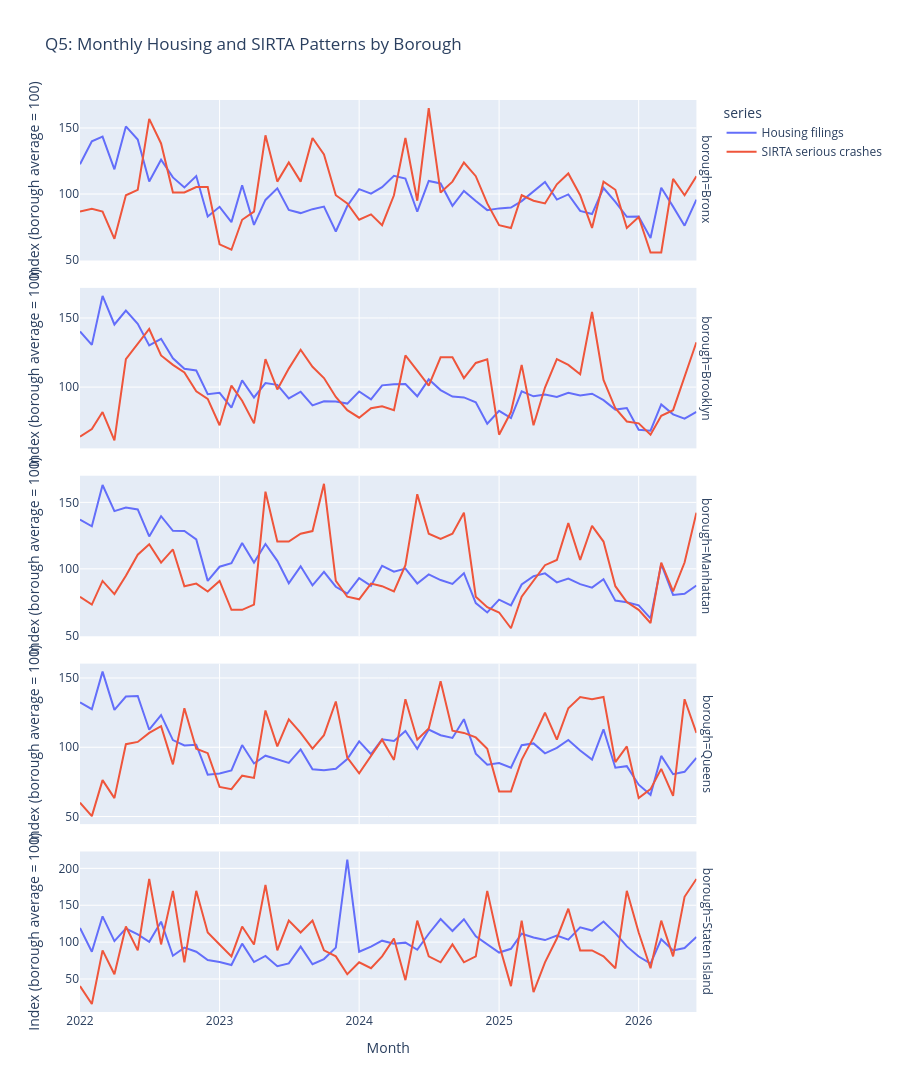
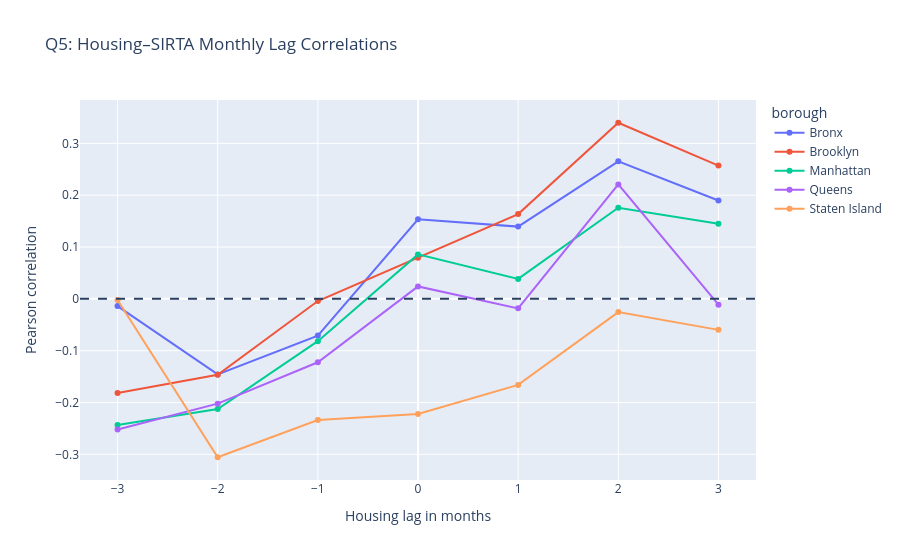

The code cell stored with these charts, in order, in its notebook:
### Markdown cell above
### Q5 (M3)

**Question:** Do housing filings and SIRTA transportation safety records show similar monthly patterns across NYC boroughs?

**Planned chart:** Monthly line charts comparing Housing filings and SIRTA serious crash counts for each borough, accompanied by a lag-correlation chart examining shifts from three months before to three months after.

**Why this chart answers the question:** Q5 examines whether housing filing activity and serious transportation crashes follow similar patterns over time. The first chart shows both datasets month by month for each NYC borough, making it possible to identify increases, decreases, seasonal patterns and periods when the two series move together or differently. Because the number of housing filings and crashes differs substantially, each series is normalized to its own average within each borough for visual comparison. The second chart calculates correlations across lags of -3 to +3 months to examine whether changes in one series tend to appear earlier or later than changes in the other. Together, the charts help identify possible temporal associations rather than relying only on annual totals.

**Result and interpretation:** Housing filings and serious crashes do not show a strong, consistent monthly relationship across the five boroughs. Same-month correlations are weak in the Bronx (0.154), Brooklyn (0.079), Manhattan (0.086) and Queens (0.024), while Staten Island shows a weak negative relationship (-0.222). The strongest positive lagged relationships occur when housing filings lead crash counts by two months in Brooklyn (0.340) and the Bronx (0.265). Manhattan (-0.243) and Queens (-0.252) show their strongest absolute correlations at a lag of -3 months, while Staten Island (-0.306) is strongest at -2 months. These correlations are still relatively small and do not follow one consistent direction across boroughs. Overall, the charts suggest that monthly housing filings are not a reliable indicator of when serious crashes will increase, although some borough-specific patterns are worth exploring further.

**Caveats:** Housing filings represent submitted paperwork rather than confirmed construction activity, while the SIRTA dataset contains serious transportation incidents rather than all NYC traffic crashes. The analysis uses borough-level monthly totals, which can hide differences between neighborhoods and ZIP codes. Changes in reporting, seasonal travel patterns, borough size and exposure to traffic may influence the trends. Normalization makes the patterns easier to compare but does not make their absolute numbers comparable. Lag correlations may also reflect common trends, seasonality or autocorrelation rather than a meaningful relationship. The monthly dataset covers January 2022 through June 2026, including a partial final year, so comparisons should account for differences in time coverage. This is exploratory analysis, not evidence of causation.

### Code cell
from pathlib import Path
import pandas as pd
import numpy as np
import plotly.express as px

ROOT = Path.cwd() if (Path.cwd() / "data").exists() else Path.cwd().parent

monthly = pd.read_csv(
    ROOT / "data/clean/borough_month_integrated.csv"
)

monthly["date"] = pd.to_datetime(
    monthly["year_month"].astype(str).str[:7] + "-01"
)

monthly = monthly.sort_values(["borough", "date"]).copy()

# Normalize each series to its average within each borough.
# 100 means equal to that borough's monthly average.
monthly["housing_index"] = monthly.groupby("borough")["h_filings_total"].transform(
    lambda x: 100 * x / x.mean() if x.mean() > 0 else np.nan
)
monthly["sirta_index"] = monthly.groupby("borough")["t_crashes"].transform(
    lambda x: 100 * x / x.mean() if x.mean() > 0 else np.nan
)

chart_data = monthly.melt(
    id_vars=["borough", "date"],
    value_vars=["housing_index", "sirta_index"],
    var_name="series",
    value_name="index"
)

chart_data["series"] = chart_data["series"].map({
    "housing_index": "Housing filings",
    "sirta_index": "SIRTA serious crashes"
})

fig_q5 = px.line(
    chart_data,
    x="date",
    y="index",
    color="series",
    facet_row="borough",
    title="Q5: Monthly Housing and SIRTA Patterns by Borough",
    labels={"date": "Month", "index": "Index (borough average = 100)"},
    height=1100
)

fig_q5.update_yaxes(matches=None)
fig_q5.update_layout(hovermode="x unified")
fig_q5.show()

# Correlation at different monthly lags, using original counts
lag_results = []

for borough, group in monthly.groupby("borough"):
    group = group.sort_values("date").set_index("date").asfreq("MS")

    for lag in range(-3, 4):
        paired = pd.DataFrame({
            "housing": group["h_filings_total"].shift(lag),
            "sirta": group["t_crashes"]
        }).dropna()

        if (
            len(paired) >= 6
            and paired["housing"].nunique() > 1
            and paired["sirta"].nunique() > 1
        ):
            correlation = paired["housing"].corr(paired["sirta"])
        else:
            correlation = np.nan

        lag_results.append({
            "borough": borough,
            "lag_months": lag,
            "correlation": correlation,
            "observations": len(paired)
        })

lag_df = pd.DataFrame(lag_results)

fig_q5_lag = px.line(
    lag_df,
    x="lag_months",
    y="correlation",
    color="borough",
    markers=True,
    hover_data=["observations"],
    title="Q5: Housing–SIRTA Monthly Lag Correlations",
    labels={
        "lag_months": "Housing lag in months",
        "correlation": "Pearson correlation"
    }
)

fig_q5_lag.add_hline(y=0, line_dash="dash")
fig_q5_lag.show()

print("Q5: Same-month correlation by borough")
display(
    lag_df.loc[lag_df["lag_months"] == 0,
               ["borough", "correlation", "observations"]]
    .round(3)
)

print("Q5 — Strongest absolute correlation by borough")
strongest = (
    lag_df.dropna(subset=["correlation"])
    .assign(abs_corr=lambda d: d["correlation"].abs())
    .sort_values("abs_corr", ascending=False)
    .drop_duplicates("borough")
)

display(
    strongest[
        ["borough", "lag_months", "correlation", "observations"]
    ].sort_values("borough").round(3)
)
